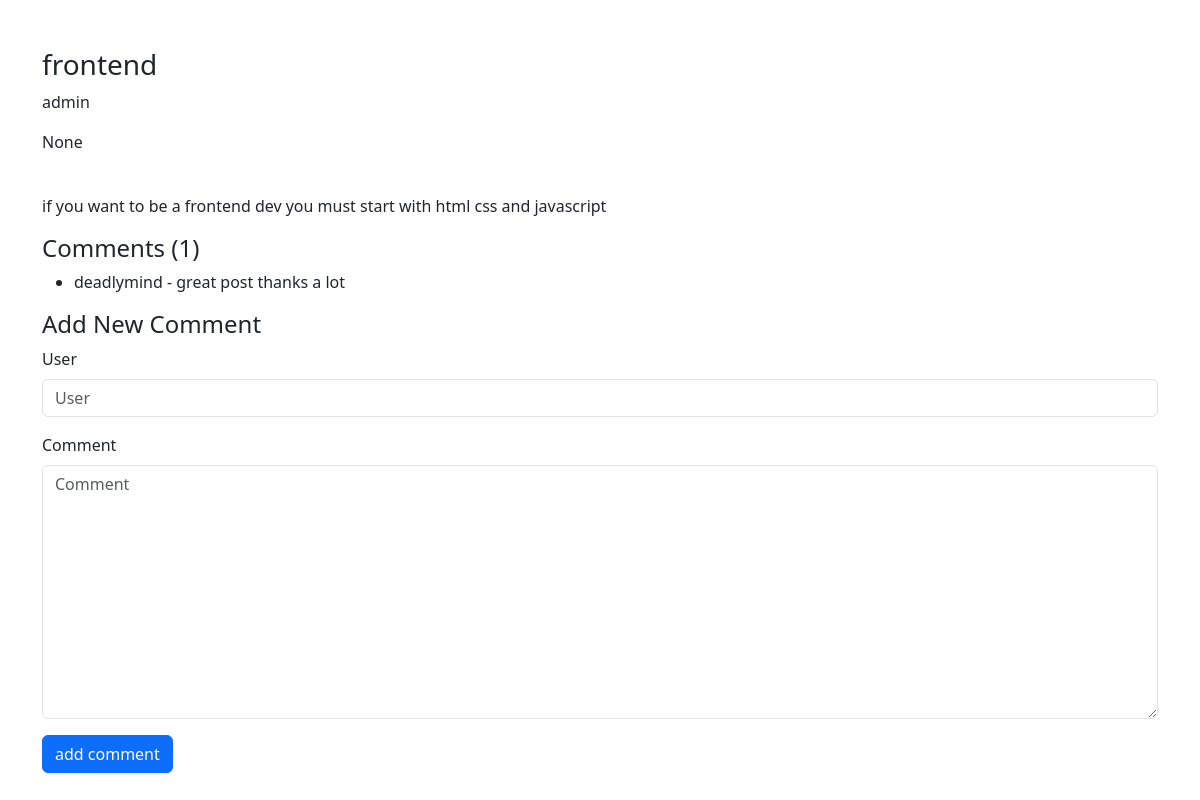
The page /posts/4 on the database its author committed.
### posts/models.py (models this page shows, shortened)
class Post(models.Model):
    author = models.ForeignKey(User,related_name='post_author', on_delete=models.CASCADE)
    title = models.CharField(max_length=100)
    content = models.TextField(max_length=20000)
    draft = models.BooleanField(default=True)
    publish_date = models.DateTimeField(default=timezone.now)
    tags = TaggableManager()
    image = models.ImageField(upload_to='post', null=True, blank=True)
    category = models.ForeignKey('Category', related_name='post_category',on_delete=models.SET_NULL, null=True)
    def __str__(self):
        return self.title

class Comment(models.Model):
    post = models.ForeignKey(Post, related_name='comment_post', on_delete=models.CASCADE)
    user = models.CharField(max_length=50)
    comment = models.TextField(max_length=300)
    created_at = models.DateTimeField(default=timezone.now)

### posts/views.py (the view)
# urls.py: path('posts/<int:pk>', post_details),
def post_details(request, pk):
    data = Post.objects.get(id=pk)
    comments = Comment.objects.filter(post=data)
    if request.method == 'POST':
        form = CommentForm(request.POST)
        if form.is_valid():
            myform = form.save(commit=False)
            myform.post = data
            myform.save()
    else:
        form = CommentForm()
    context = {
        'post' : data,
        'comments': comments,
        'form' : form
    }
    return render(request,'posts/post_detail.html',context)

### posts/forms.py
class CommentForm(forms.ModelForm):
    class Meta:
        model = Comment
        fields = ['user', 'comment']

### posts/templates/posts/post_detail.html (shortened to what this page needs)
{% load django_bootstrap5 %}
<!doctype html>
<html lang="en">
  <head>
    <link href="https://cdn.jsdelivr.net/npm/bootstrap@5.3.2/dist/css/bootstrap.min.css" rel="stylesheet">
  </head>
  <body>
    <div class="container mt-5" >
        <div>
        <h3> {{post}} </h3>
        <p> {{post.author}} </p>
        <p> {{post.category}} </p>
        <p>
            {{post.content | safe}}
        </p>
        </div>
        <div>
            <h4>Comments ({{comments | length}}) </h4>
            <ul>
                {% for comment in comments %}
                    <li> {{comment.user}} - {{comment.comment}} </li>
                {% empty %}
                    <li> there are no comments</li>
                {% endfor %}
            </ul>
            <h4> Add New Comment</h4>
            <form method="post">
              {% bootstrap_form form %}
              {% bootstrap_button button_type="submit" content="add comment" %}
            </form>
        </div>
    </div>
  </body>
</html>

### rows shown on the page
Post: title "frontend", author "admin", category "None", content "if you want to be a frontend dev you must start with html css and javascript"
Comment: user "deadlymind", comment "great post thanks a lot"

### other values the page prints
{{ comments | length }} "1"
